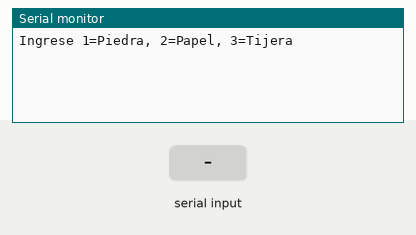
Simulated run of this sketch. Board: Arduino Uno, built with avr-gcc and run on an emulated ATmega328P. On the bench: the last lines printed to the serial monitor. Inputs (shaded band) come from the test bench. Random numbers use the default seed unless the sketch sets one.

Above: at 1.2 s.
1.3 s: "90,45\n" received over Serial
At 3.5 s:
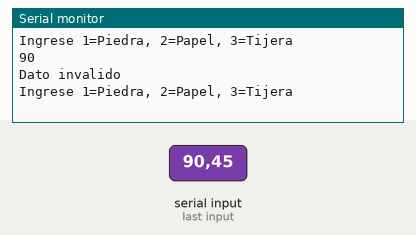
3.8 s: "1\n" received over Serial
At 6.1 s:
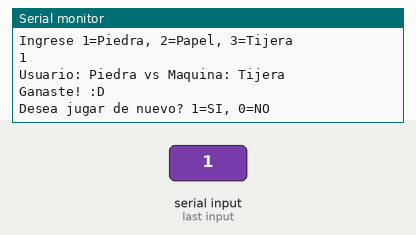

Measured:
- after the input at 1.3 s, the serial monitor: prints a new line after 1.1 s (image 1)
- after the input at 3.8 s, the serial monitor: prints a new line after 1.1 s (image 2)

The sketch:

Prog_06_pipati.ino
```cpp
//Maquina,Usuario
int juego[][3] ={
//   pi  pa  ti
    { 0,  1, -1}, //pi
    {-1,  0,  1}, //pa
    { 1, -1,  0}  //ti
};

void setup() {
    Serial.begin(9600);
    randomSeed(analogRead(A0));
    //Serial.setTimeout(10);
}

String usuario;
int u, m, res;
int edo = 0;
void loop() {
    switch(edo){
        case 0:
            Serial.println("Ingrese 1=Piedra, 2=Papel, 3=Tijera");
            edo++;
        break;
        case 1: case 5:
            if (Serial.available() > 0) {
                usuario = Serial.readString();
                edo++;
            }
        break;
        case 2: case 6:
            checkInput();
        break;
        case 3:
            play();
        break;
        case 4:
            Serial.println("Desea jugar de nuevo? 1=SI, 0=NO");
            edo++;
        break;
    }
    delay(50);
}

void play(){
    m = random(3);
    print();
    res = juego[m][u];
    if(res == 1)
        Serial.println("Ganaste! :D");
    else if(res == -1)
        Serial.println("Perdiste :c");
    else
        Serial.println("Empate :o");

    edo++;
}

String getObject(int value){
    if(value == 0)
        return "Piedra";
    if(value == 1)
        return "Papel";

    return "Tijera";
}

void print(){
    Serial.println("Usuario: " + getObject(u)
        + " vs Maquina: " + getObject(m));
}

void checkInput(){
    if(!usuario.equals("")){
        u = usuario.toInt();
        Serial.println(u);
        if(edo == 2){
            if( u > 3 || 1 > u)
                goto back;
        }
        else{
            if(u == 1)
                edo = 0;
            else
                edo++;
            goto end;
        }

        u = u-1;
        edo++;
    }
    else{
        back:
        Serial.println("Dato invalido");
        edo -= 2;
    }
    end:;
}
```
